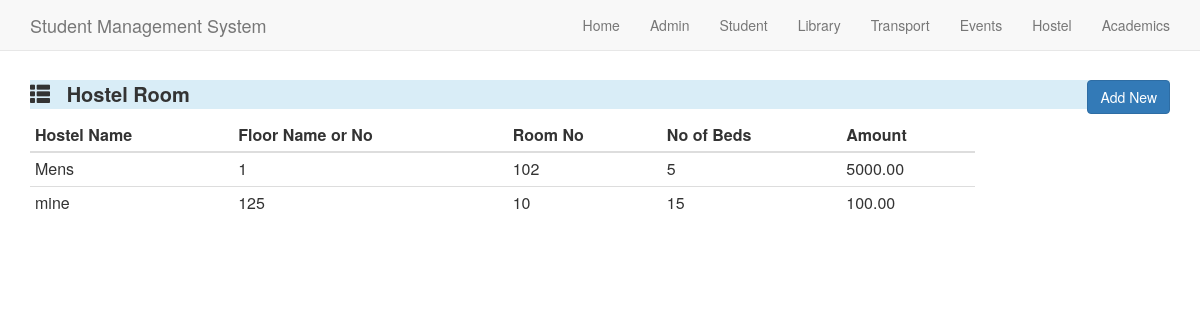
/hostelroom/, run on the app's committed database.
### Hostel/models.py (models this page shows, shortened)
class Hostel_Details(models.Model):
    type_choices=(
        ('Boys-Hostel','Boys-Hostel'),
        ('Girls-Hostel','Girls-Hostel')
    )
    Hostel_type=models.CharField(max_length=15,choices=type_choices)
    Hostel_Name=models.CharField(max_length=20)
    def __str__(self):
        return '%s'%(self.Hostel_Name)

class Hostel_Room(models.Model):
    Hostel_Name=models.ForeignKey(Hostel_Details,on_delete=models.CASCADE)
    Floor_Name_or_No=models.CharField(max_length=10)
    Room_No=models.DecimalField(max_digits=5,decimal_places=0)
    No_Of_Beds=models.DecimalField(max_digits=2,decimal_places=0)
    Amount=models.DecimalField(max_digits=10,decimal_places=2)

### Hostel/views.py (the view)
# urls.py: url(r'^hostelroom/$',hosview.getHostelRoom,name='Hostel_Room'),
def getHostelRoom(request):
    query = Hostel_Room.objects.all()
    hostel_room_list = []
    for q in query:
        temp_dict = {}
        temp_dict['Hostel_Name']=q.Hostel_Name
        temp_dict['Floor_Name_or_No']= q.Floor_Name_or_No
        temp_dict['Room_No']= q.Room_No
        temp_dict['No_Of_Beds']= q.No_Of_Beds
        temp_dict['Amount']= q.Amount
        hostel_room_list.append(temp_dict)
    context_dict = {'query':hostel_room_list}
    return render(request,'hostelroom.html',context_dict)

### Hostel/templates/hostelroom.html (shortened to what this page needs)
<html>
<head>
	<link rel="stylesheet" href="https://maxcdn.bootstrapcdn.com/bootstrap/3.3.7/css/bootstrap.min.css">
</head>
<body >
{% block content %}
  <nav class="navbar navbar-default navbar-fixed-top">
    <div class="container">
      <div class="navbar-header">
        <a class="navbar-brand" href="index.html">Student Management System</a>
      </div>
      <div class="collapse navbar-collapse" id="myNavbar">
        <ul class="nav navbar-nav navbar-right">
          <li><a href="/">Home</a></li>
          <li><a href="/admin">Admin</a></li>
          <li><a href="/student">Student</a></li>
          <li><a href="/library">Library</a></li>
          <li><a href="/transport">Transport</a></li>
          <li><a href="/events">Events</a></li>
          <li><a href="/hostel">Hostel</a></li>
          <li><a href="/academics">Academics</a></li>
        </ul>
      </div>
    </div>
  </nav>
 <br><br>
 <br>
 <br>
 <div class="container">
	<div class="row">
		<div class='col-md-12'>
			<p class="bg-info" style='font-size:20px;font-weight:bold;'>
				<span class="glyphicon glyphicon-th-list"></span>
				&nbsp;
				Hostel Room
				<a href="/addhostelrooms" button type="button"  style="float: right" class="btn btn-primary">Add New</button></a>
			</p>
		</div>
	</div>
		<div class='row'>
		<div class='col-md-10 pull-left'>
		<table class="table table-condensed">
			<thead>
		<tr>
			<th>Hostel Name</th>
      <th>Floor Name or No</th>
      <th>Room No</th>
      <th>No of Beds</th>
      <th>Amount</th>
		</tr>
			</thead>
			<tbody>
			{% for q in query %}
		<tr>
			<td>{{q.Hostel_Name}}</td>
      <td>{{q.Floor_Name_or_No}}</td>
      <td>{{q.Room_No}}</td>
      <td>{{q.No_Of_Beds}}</td>
      <td>{{q.Amount}}</td>
		</tr>
		{% endfor %}
	</tbody>
	</table>
		</div>
	</div>
</div>
{% endblock %}

### data on the page
Hostel_Details: Hostel_Name "Mens", Floor_Name_or_No "1", Room_No "102", No_Of_Beds "5", Amount "5000.00"
Hostel_Details: Hostel_Name "mine", Floor_Name_or_No "125", Room_No "10", No_Of_Beds "15", Amount "100.00"
